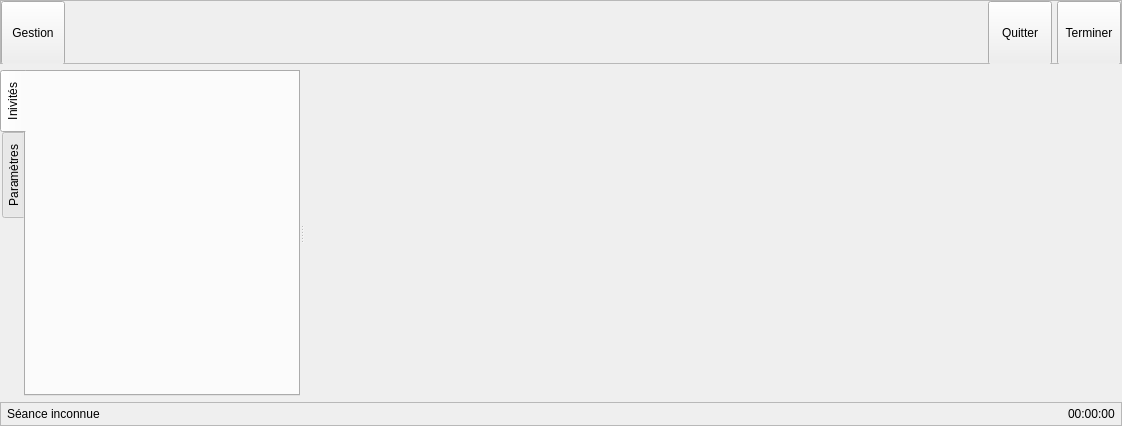
<?xml version="1.0" encoding="UTF-8"?>
<ui version="4.0">
 <class>InSessionWidget</class>
 <widget class="QWidget" name="InSessionWidget">
  <property name="geometry">
   <rect>
    <x>0</x>
    <y>0</y>
    <width>1122</width>
    <height>426</height>
   </rect>
  </property>
  <property name="windowTitle">
   <string>Form</string>
  </property>
  <layout class="QVBoxLayout" name="verticalLayout">
   <property name="leftMargin">
    <number>0</number>
   </property>
   <property name="topMargin">
    <number>0</number>
   </property>
   <property name="rightMargin">
    <number>0</number>
   </property>
   <property name="bottomMargin">
    <number>0</number>
   </property>
   <item>
    <widget class="QFrame" name="frameTools">
     <property name="sizePolicy">
      <sizepolicy hsizetype="Preferred" vsizetype="Fixed">
       <horstretch>0</horstretch>
       <verstretch>0</verstretch>
      </sizepolicy>
     </property>
     <property name="minimumSize">
      <size>
       <width>0</width>
       <height>64</height>
      </size>
     </property>
     <property name="maximumSize">
      <size>
       <width>16777215</width>
       <height>64</height>
      </size>
     </property>
     <property name="frameShape">
      <enum>QFrame::StyledPanel</enum>
     </property>
     <property name="frameShadow">
      <enum>QFrame::Raised</enum>
     </property>
     <layout class="QHBoxLayout" name="horizontalLayout">
      <property name="spacing">
       <number>5</number>
      </property>
      <property name="leftMargin">
       <number>0</number>
      </property>
      <property name="topMargin">
       <number>0</number>
      </property>
      <property name="rightMargin">
       <number>0</number>
      </property>
      <property name="bottomMargin">
       <number>0</number>
      </property>
      <item>
       <widget class="QToolButton" name="btnInSessionInfos">
        <property name="minimumSize">
         <size>
          <width>64</width>
          <height>64</height>
         </size>
        </property>
        <property name="cursor">
         <cursorShape>PointingHandCursor</cursorShape>
        </property>
        <property name="text">
         <string>Gestion</string>
        </property>
        <property name="icon">
         <iconset resource="../resources/TeraClient.qrc">
          <normaloff>:/icons/config.png</normaloff>:/icons/config.png</iconset>
        </property>
        <property name="iconSize">
         <size>
          <width>40</width>
          <height>40</height>
         </size>
        </property>
        <property name="checkable">
         <bool>true</bool>
        </property>
        <property name="checked">
         <bool>false</bool>
        </property>
        <property name="toolButtonStyle">
         <enum>Qt::ToolButtonTextUnderIcon</enum>
        </property>
       </widget>
      </item>
      <item>
       <widget class="QWidget" name="widgetTools" native="true">
        <property name="sizePolicy">
         <sizepolicy hsizetype="Expanding" vsizetype="Preferred">
          <horstretch>0</horstretch>
          <verstretch>0</verstretch>
         </sizepolicy>
        </property>
        <property name="maximumSize">
         <size>
          <width>16777215</width>
          <height>64</height>
         </size>
        </property>
       </widget>
      </item>
      <item>
       <widget class="QToolButton" name="btnLeaveSession">
        <property name="minimumSize">
         <size>
          <width>64</width>
          <height>64</height>
         </size>
        </property>
        <property name="cursor">
         <cursorShape>PointingHandCursor</cursorShape>
        </property>
        <property name="text">
         <string>Quitter</string>
        </property>
        <property name="icon">
         <iconset resource="../resources/TeraClient.qrc">
          <normaloff>:/icons/leave.png</normaloff>:/icons/leave.png</iconset>
        </property>
        <property name="iconSize">
         <size>
          <width>40</width>
          <height>40</height>
         </size>
        </property>
        <property name="toolButtonStyle">
         <enum>Qt::ToolButtonTextUnderIcon</enum>
        </property>
       </widget>
      </item>
      <item>
       <widget class="QToolButton" name="btnEndSession">
        <property name="minimumSize">
         <size>
          <width>64</width>
          <height>64</height>
         </size>
        </property>
        <property name="cursor">
         <cursorShape>PointingHandCursor</cursorShape>
        </property>
        <property name="text">
         <string>Terminer</string>
        </property>
        <property name="icon">
         <iconset resource="../resources/TeraClient.qrc">
          <normaloff>:/icons/stop.png</normaloff>:/icons/stop.png</iconset>
        </property>
        <property name="iconSize">
         <size>
          <width>40</width>
          <height>40</height>
         </size>
        </property>
        <property name="toolButtonStyle">
         <enum>Qt::ToolButtonTextUnderIcon</enum>
        </property>
       </widget>
      </item>
     </layout>
    </widget>
   </item>
   <item>
    <widget class="QSplitter" name="splitter">
     <property name="sizePolicy">
      <sizepolicy hsizetype="MinimumExpanding" vsizetype="Preferred">
       <horstretch>0</horstretch>
       <verstretch>0</verstretch>
      </sizepolicy>
     </property>
     <property name="orientation">
      <enum>Qt::Horizontal</enum>
     </property>
     <widget class="QTabWidget" name="tabInfos">
      <property name="sizePolicy">
       <sizepolicy hsizetype="Ignored" vsizetype="Expanding">
        <horstretch>0</horstretch>
        <verstretch>0</verstretch>
       </sizepolicy>
      </property>
      <property name="maximumSize">
       <size>
        <width>300</width>
        <height>16777215</height>
       </size>
      </property>
      <property name="tabPosition">
       <enum>QTabWidget::West</enum>
      </property>
      <property name="currentIndex">
       <number>0</number>
      </property>
      <widget class="QWidget" name="tabParticipants">
       <attribute name="icon">
        <iconset resource="../resources/TeraClient.qrc">
         <normaloff>:/icons/patient.png</normaloff>:/icons/patient.png</iconset>
       </attribute>
       <attribute name="title">
        <string>Inivités</string>
       </attribute>
       <layout class="QVBoxLayout" name="verticalLayout_2">
        <property name="leftMargin">
         <number>5</number>
        </property>
        <property name="topMargin">
         <number>5</number>
        </property>
        <property name="rightMargin">
         <number>5</number>
        </property>
        <property name="bottomMargin">
         <number>5</number>
        </property>
        <item>
         <widget class="SessionInviteWidget" name="wdgInvitees" native="true"/>
        </item>
       </layout>
      </widget>
      <widget class="QWidget" name="tabSettings">
       <attribute name="icon">
        <iconset resource="../resources/TeraClient.qrc">
         <normaloff>:/icons/config.png</normaloff>:/icons/config.png</iconset>
       </attribute>
       <attribute name="title">
        <string>Paramètres</string>
       </attribute>
       <layout class="QVBoxLayout" name="verticalLayout_4">
        <item alignment="Qt::AlignTop">
         <widget class="QLabel" name="lblSettings">
          <property name="sizePolicy">
           <sizepolicy hsizetype="Maximum" vsizetype="Preferred">
            <horstretch>0</horstretch>
            <verstretch>0</verstretch>
           </sizepolicy>
          </property>
          <property name="text">
           <string>Paramètres - séance</string>
          </property>
         </widget>
        </item>
       </layout>
      </widget>
     </widget>
     <widget class="QWidget" name="widgetMain" native="true">
      <property name="sizePolicy">
       <sizepolicy hsizetype="Preferred" vsizetype="Preferred">
        <horstretch>0</horstretch>
        <verstretch>0</verstretch>
       </sizepolicy>
      </property>
      <layout class="QVBoxLayout" name="verticalLayout_3"/>
     </widget>
    </widget>
   </item>
   <item>
    <widget class="QFrame" name="frameStatus">
     <property name="sizePolicy">
      <sizepolicy hsizetype="Preferred" vsizetype="Fixed">
       <horstretch>0</horstretch>
       <verstretch>0</verstretch>
      </sizepolicy>
     </property>
     <property name="minimumSize">
      <size>
       <width>0</width>
       <height>24</height>
      </size>
     </property>
     <property name="maximumSize">
      <size>
       <width>16777215</width>
       <height>24</height>
      </size>
     </property>
     <property name="frameShape">
      <enum>QFrame::StyledPanel</enum>
     </property>
     <property name="frameShadow">
      <enum>QFrame::Raised</enum>
     </property>
     <layout class="QHBoxLayout" name="horizontalLayout_2">
      <property name="leftMargin">
       <number>6</number>
      </property>
      <property name="topMargin">
       <number>0</number>
      </property>
      <property name="rightMargin">
       <number>6</number>
      </property>
      <property name="bottomMargin">
       <number>0</number>
      </property>
      <item>
       <widget class="QLabel" name="lblSessionName">
        <property name="text">
         <string>Séance inconnue</string>
        </property>
       </widget>
      </item>
      <item>
       <spacer name="horizontalSpacer">
        <property name="orientation">
         <enum>Qt::Horizontal</enum>
        </property>
        <property name="sizeHint" stdset="0">
         <size>
          <width>40</width>
          <height>20</height>
         </size>
        </property>
       </spacer>
      </item>
      <item>
       <widget class="QLabel" name="lblTimer">
        <property name="text">
         <string>00:00:00</string>
        </property>
       </widget>
      </item>
     </layout>
    </widget>
   </item>
  </layout>
 </widget>
 <customwidgets>
  <customwidget>
   <class>SessionInviteWidget</class>
   <extends>QWidget</extends>
   <header>SessionInviteWidget.h</header>
   <container>1</container>
  </customwidget>
 </customwidgets>
 <resources>
  <include location="../resources/TeraClient.qrc"/>
 </resources>
 <connections/>
</ui>
